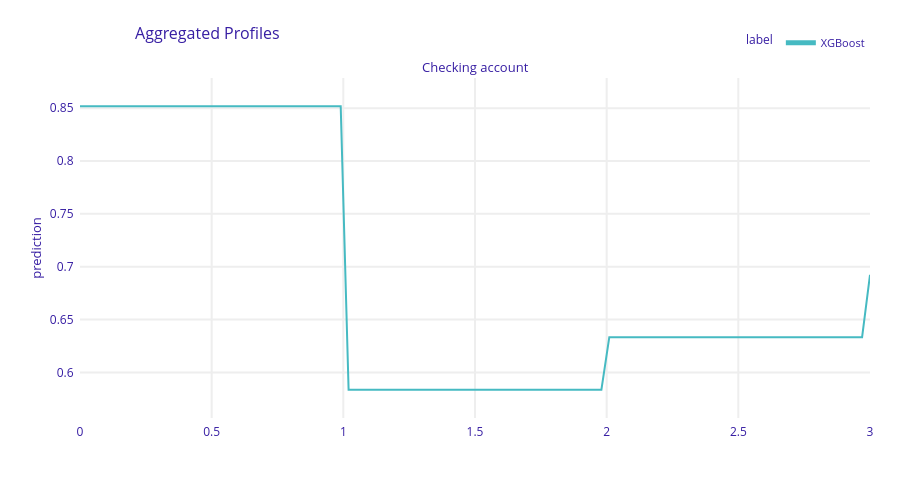

Write notebook code for a chart like this one.
### Code cell
explainer.model_profile(variables=["Checking account"]).plot()

### Figure 1 — Plotly figure (JSON) as saved in the notebook; plotly's stock layout.template omitted (floating-point values rounded to 4 significant figures; data arrays with more than 128 entries replaced by an {"elided": "..."} marker saying what was removed)
{"data": [{"customdata": {"elided": "101x3 mixed values"}, "hovertemplate": "<b>%{hovertext}</b><br><br>prediction=%{y:.3f}<br>mean_prediction=%{customdata[0]:.3f}<extra></extra>", "hovertext": ["XGBoost", "XGBoost", "XGBoost", "XGBoost", "XGBoost", "XGBoost", "XGBoost", "XGBoost", "XGBoost", "XGBoost", "XGBoost", "XGBoost", "XGBoost", "XGBoost", "XGBoost", "XGBoost", "XGBoost", "XGBoost", "XGBoost", "XGBoost", "XGBoost", "XGBoost", "XGBoost", "XGBoost", "XGBoost", "XGBoost", "XGBoost", "XGBoost", "XGBoost", "XGBoost", "XGBoost", "XGBoost", "XGBoost", "XGBoost", "XGBoost", "XGBoost", "XGBoost", "XGBoost", "XGBoost", "XGBoost", "XGBoost", "XGBoost", "XGBoost", "XGBoost", "XGBoost", "XGBoost", "XGBoost", "XGBoost", "XGBoost", "XGBoost", "XGBoost", "XGBoost", "XGBoost", "XGBoost", "XGBoost", "XGBoost", "XGBoost", "XGBoost", "XGBoost", "XGBoost", "XGBoost", "XGBoost", "XGBoost", "XGBoost", "XGBoost", "XGBoost", "XGBoost", "XGBoost", "XGBoost", "XGBoost", "XGBoost", "XGBoost", "XGBoost", "XGBoost", "XGBoost", "XGBoost", "XGBoost", "XGBoost", "XGBoost", "XGBoost", "XGBoost", "XGBoost", "XGBoost", "XGBoost", "XGBoost", "XGBoost", "XGBoost", "XGBoost", "XGBoost", "XGBoost", "XGBoost", "XGBoost", "XGBoost", "XGBoost", "XGBoost", "XGBoost", "XGBoost", "XGBoost", "XGBoost", "XGBoost", "XGBoost"], "legendgroup": "XGBoost", "line": {"color": "#46bac2", "dash": "solid", "width": 2}, "marker": {"symbol": "circle"}, "mode": "lines", "name": "XGBoost", "opacity": 1, "orientation": "v", "showlegend": true, "type": "scatter", "x": [0.0, 0.03, 0.06, 0.09, 0.12, 0.15, 0.18, 0.21, 0.24, 0.27, 0.3, 0.33, 0.36, 0.39, 0.42, 0.45, 0.48, 0.51, 0.54, 0.57, 0.6, 0.63, 0.66, 0.69, 0.72, 0.75, 0.78, 0.81, 0.84, 0.87, 0.9, 0.93, 0.96, 0.99, 1.02, 1.05, 1.08, 1.11, 1.14, 1.17, 1.2, 1.23, 1.26, 1.29, 1.32, 1.35, 1.38, 1.41, 1.44, 1.47, 1.5, 1.53, 1.56, 1.59, 1.62, 1.65, 1.68, 1.71, 1.74, 1.77, 1.8, 1.83, 1.86, 1.89, 1.92, 1.95, 1.98, 2.01, 2.04, 2.07, 2.1, 2.13, 2.16, 2.19, 2.22, 2.25, 2.28, 2.31, 2.34, 2.37, 2.4, 2.43, 2.46, 2.49, 2.52, 2.55, 2.58, 2.61, 2.64, 2.67, 2.7, 2.73, 2.76, 2.79, 2.82, 2.85, 2.88, 2.91, 2.94, 2.97, 3.0], "xaxis": "x", "y": [0.8517, 0.8517, 0.8517, 0.8517, 0.8517, 0.8517, 0.8517, 0.8517, 0.8517, 0.8517, 0.8517, 0.8517, 0.8517, 0.8517, 0.8517, 0.8517, 0.8517, 0.8517, 0.8517, 0.8517, 0.8517, 0.8517, 0.8517, 0.8517, 0.8517, 0.8517, 0.8517, 0.8517, 0.8517, 0.8517, 0.8517, 0.8517, 0.8517, 0.8517, 0.5837, 0.5837, 0.5837, 0.5837, 0.5837, 0.5837, 0.5837, 0.5837, 0.5837, 0.5837, 0.5837, 0.5837, 0.5837, 0.5837, 0.5837, 0.5837, 0.5837, 0.5837, 0.5837, 0.5837, 0.5837, 0.5837, 0.5837, 0.5837, 0.5837, 0.5837, 0.5837, 0.5837, 0.5837, 0.5837, 0.5837, 0.5837, 0.5837, 0.6333, 0.6333, 0.6333, 0.6333, 0.6333, 0.6333, 0.6333, 0.6333, 0.6333, 0.6333, 0.6333, 0.6333, 0.6333, 0.6333, 0.6333, 0.6333, 0.6333, 0.6333, 0.6333, 0.6333, 0.6333, 0.6333, 0.6333, 0.6333, 0.6333, 0.6333, 0.6333, 0.6333, 0.6333, 0.6333, 0.6333, 0.6333, 0.6333, 0.6923], "yaxis": "y"}], "layout": {"annotations": [{"font": {"size": 13}, "showarrow": false, "text": "Checking account", "x": 0.5, "xanchor": "center", "xref": "paper", "y": 1, "yanchor": "bottom", "yref": "paper"}, {"font": {"size": 13}, "showarrow": false, "text": "prediction", "textangle": -90, "x": -0.07, "xref": "paper", "y": 0.5, "yref": "paper"}], "font": {"color": "#371ea3"}, "height": 489, "hovermode": "x unified", "legend": {"font": {"size": 11}, "itemsizing": "constant", "orientation": "h", "title": {"font": {"size": 12}, "text": "label"}, "tracegroupgap": 0, "x": 1, "xanchor": "right", "y": 1.061, "yanchor": "bottom"}, "margin": {"b": 71, "r": 30, "t": 78}, "title": {"font": {"size": 16}, "text": "Aggregated Profiles", "x": 0.15}, "xaxis": {"anchor": "y", "automargin": true, "domain": [0, 1], "fixedrange": true, "gridwidth": 2, "showticklabels": true, "tickcolor": "white", "ticklen": 3, "ticks": "outside", "title": {"text": ""}, "type": "linear", "zeroline": false}, "yaxis": {"anchor": "x", "automargin": true, "domain": [0, 1], "fixedrange": true, "gridwidth": 2, "range": [0.5569, 0.8785], "tickcolor": "white", "ticklen": 3, "ticks": "outside", "title": {"text": ""}, "type": "linear", "zeroline": false}}}
